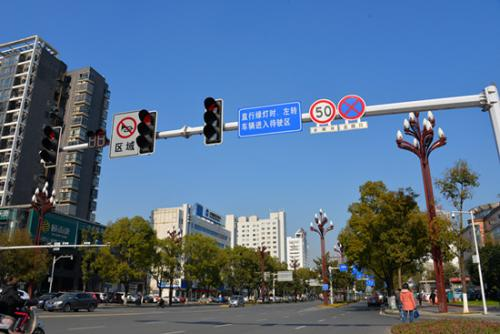
#> input picture data/test2.jpg, 500 x 334 px
$ python cv2_test.py   (older library calls are emulated)
#> lines starting #> are read from the running program, lines starting #| are printed output that depends on the picture; after the words box and inside, x2 and y2 are one past the last pixel; in counts of white or black regions, pixels touching at a corner belong together
import cv2
import numpy as np

# [5 lines of commented-out code are left out]

reshape_factor=1
im=cv2.imread('data/test2.jpg')
#> im is the input picture: shape (334, 500, 3); mean B, G, R 134.8, 108.4, 85.4
im=cv2.resize(im,(im.shape[1]*reshape_factor,im.shape[0]*reshape_factor))
cv2.imshow('windows2',im)
cv2.waitKey()
gray=cv2.cvtColor(im,cv2.COLOR_BGR2GRAY)
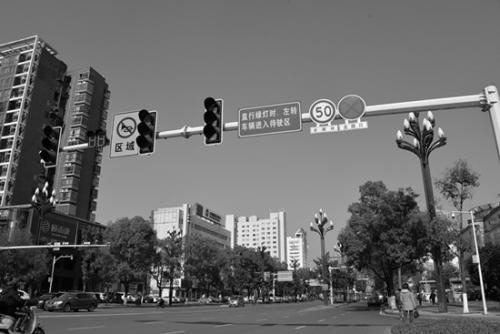
#> gray: shape (334, 500); min 0, max 255, mean 104.5
edges=cv2.Canny(gray,50,120)
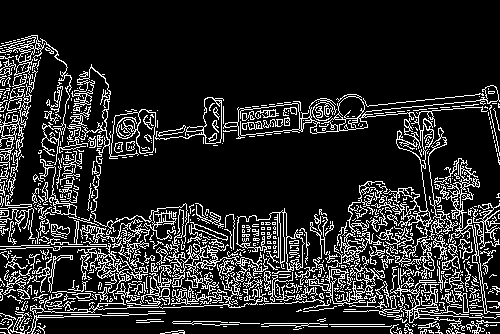
#> edges: shape (334, 500); 15.8% white in thin lines or dots, all inside (x1, y1, x2, y2) = (0, 35, 500, 334)
sift=cv2.SIFT()

cv2.imshow('windows2',edges)
# cv2.waitKey()
minL=150
maxLGap=50
lines=cv2.HoughLinesP(edges,1,np.pi/90,100,minL,maxLGap)
#> lines = [[329, 324, 384, 324]]
# circles=cv2.HoughCircles(edges,cv2.cv.CV_HOUGH_GRADIENT,1,120,param1=100,param2=30,minRadius=5,maxRadius=0)
# circles=np.uint16(np.around(circles))
show_im=cv2.cvtColor(edges,cv2.COLOR_GRAY2BGR)
if lines is not None:
    for x1,y1,x2,y2 in lines[0]:
        cv2.line(show_im,(x1,y1),(x2,y2),(0,255,0),2)
#> this loop made 1 pass
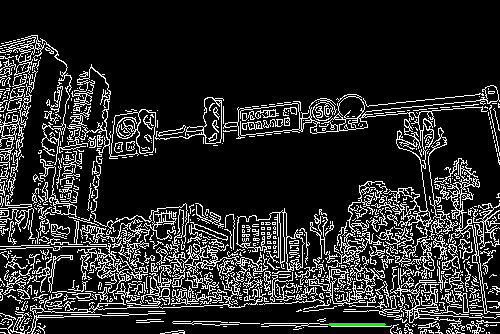
#> show_im: shape (334, 500, 3); mean B, G, R 40.2, 40.5, 40.2
# [6 lines of commented-out code are left out]

cv2.imshow("windows2",show_im)
cv2.waitKey()

$ run again, with data/test3.jpg copied over data/test2.jpg
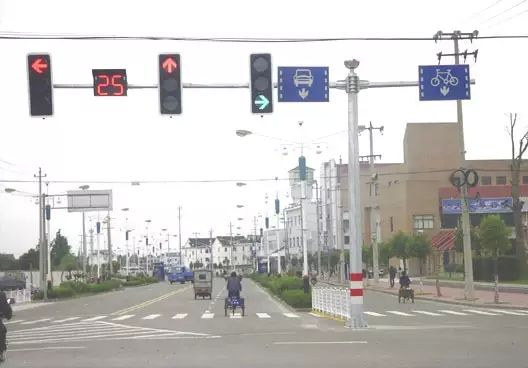
#> input picture data/test3.jpg, 528 x 368 px
#> im is the input picture: shape (368, 528, 3); mean B, G, R 194.1, 196.2, 198
#> `edges=cv2.Canny(gray,50,120)`:
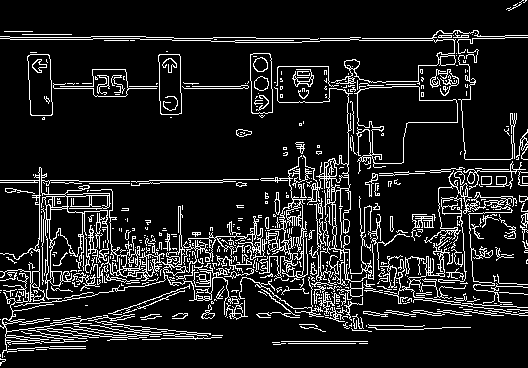
#> edges: shape (368, 528); 12.1% white in thin lines or dots
#> lines = [[362, 38, 432, 38], [149, 180, 222, 180], [10, 37, 90, 37], [235, 40, 293, 40], [160, 182, 222, 182], [184, 88, 242, 88], [10, 39, 92, 39], [256, 38, 309, 38], [281, 341, 367, 341], [79, 181, 129, 181], [359, 40, 432, 40], [288, 343, 355, 343]]
#> the loop `for x1,y1,x2,y2 in lines[0]:` made 1 pass
#> after the loop `for x1,y1,x2,y2 in lines[0]:`:
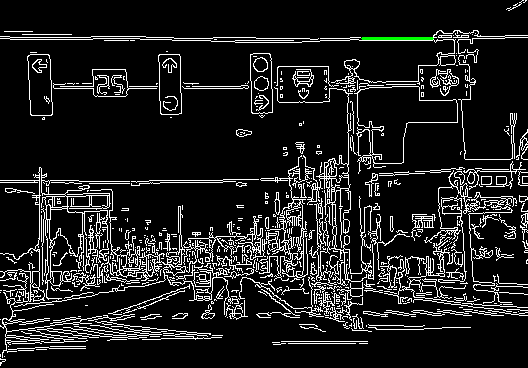
#> show_im: shape (368, 528, 3); mean B, G, R 30.8, 31.1, 30.8
